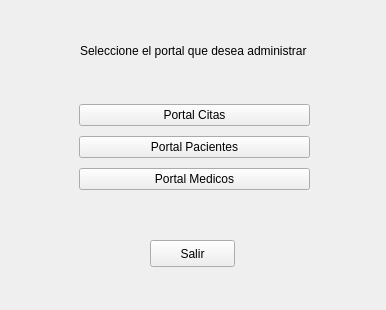
<?xml version="1.0" encoding="UTF-8"?>
<ui version="4.0">
 <class>welcome</class>
 <widget class="QWidget" name="welcome">
  <property name="geometry">
   <rect>
    <x>0</x>
    <y>0</y>
    <width>386</width>
    <height>310</height>
   </rect>
  </property>
  <property name="minimumSize">
   <size>
    <width>386</width>
    <height>310</height>
   </size>
  </property>
  <property name="maximumSize">
   <size>
    <width>386</width>
    <height>310</height>
   </size>
  </property>
  <property name="windowTitle">
   <string>Welcome</string>
  </property>
  <widget class="QLabel" name="label">
   <property name="geometry">
    <rect>
     <x>80</x>
     <y>0</y>
     <width>291</width>
     <height>101</height>
    </rect>
   </property>
   <property name="accessibleName">
    <string/>
   </property>
   <property name="text">
    <string>Seleccione el portal que desea administrar</string>
   </property>
  </widget>
  <widget class="QPushButton" name="pushButton">
   <property name="geometry">
    <rect>
     <x>150</x>
     <y>240</y>
     <width>85</width>
     <height>27</height>
    </rect>
   </property>
   <property name="text">
    <string>Salir</string>
   </property>
  </widget>
  <widget class="QWidget" name="verticalLayoutWidget">
   <property name="geometry">
    <rect>
     <x>79</x>
     <y>100</y>
     <width>231</width>
     <height>95</height>
    </rect>
   </property>
   <layout class="QVBoxLayout" name="verticalLayout">
    <item>
     <widget class="QPushButton" name="pushButton_5">
      <property name="text">
       <string>Portal Citas</string>
      </property>
     </widget>
    </item>
    <item>
     <widget class="QPushButton" name="pushButton_4">
      <property name="text">
       <string>Portal Pacientes</string>
      </property>
     </widget>
    </item>
    <item>
     <widget class="QPushButton" name="pushButton_3">
      <property name="text">
       <string>Portal Medicos</string>
      </property>
     </widget>
    </item>
   </layout>
  </widget>
 </widget>
 <resources/>
 <connections/>
</ui>
